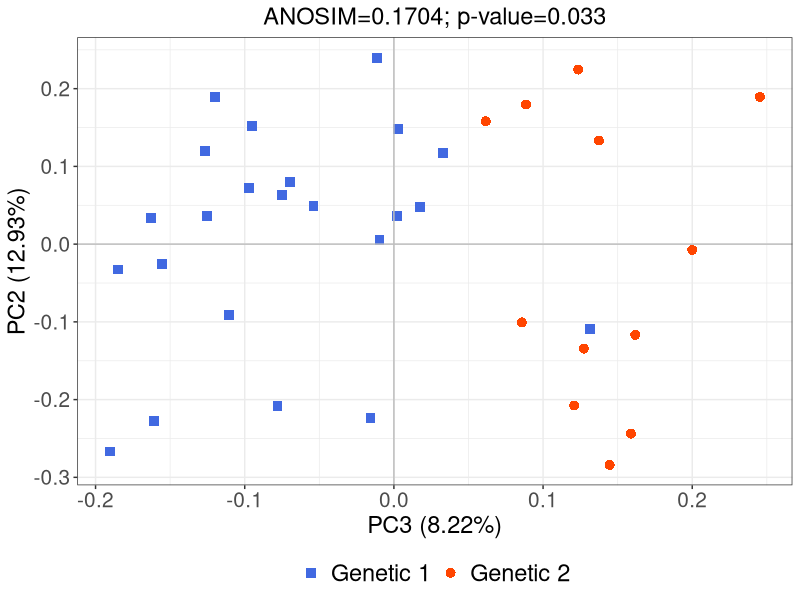

Generate this figure with R:
#!/usr/bin/env Rscript
## Purpose of script: beta diversity pcoa plot
## Date created: 13.07.2020
## Author: luigui gallardo-becerra (bfllg77@gmail.com)

#Installation of packages
#install.packages('optparse')
library("ggplot2")

#Data input
data <- read.table(file = "pcoa_data.txt",
    header = TRUE,
    sep = '\t')

#Change names
data$Genetic[which(data$Genetic=="G1")]<-"Genetic 1"
data$Genetic[which(data$Genetic=="G2")]<-"Genetic 2"

group = data$Genetic

#Define colors
colors <- c("royalblue", "orangered")

#Define shapes
shapes <- c(15, 16)

# Creation of the graph
theme_set(theme_bw())
graph <- ggplot(data, aes(y = pc2.0.12926151779759., x = pc3.0.0821986422754955.)) +
geom_point(aes(col=group,
    shape=group),
    size = 3) +
scale_color_manual(values = colors) +
scale_shape_manual(values = shapes) +
labs(x="PC3 (8.22%)", 
    y="PC2 (12.93%)",
    title = "ANOSIM=0.1704; p-value=0.033") +
geom_hline(yintercept=0,
    color = "gray") +
geom_vline(xintercept=0,
    color = "gray") +
theme(legend.title = element_blank(),
    legend.position = "bottom",
    legend.background = element_blank(),
    legend.text = element_text(size=17),
    axis.text.x = element_text(size=15),
    axis.text.y = element_text(size=15),
    axis.title.x = element_text(size = 17),
    axis.title.y = element_text(size = 17),
    plot.title = element_text(hjust = 0.5,
        size = 17))

#Plot pdf
pdf(file = "genetic.pdf")
graph
dev.off()
